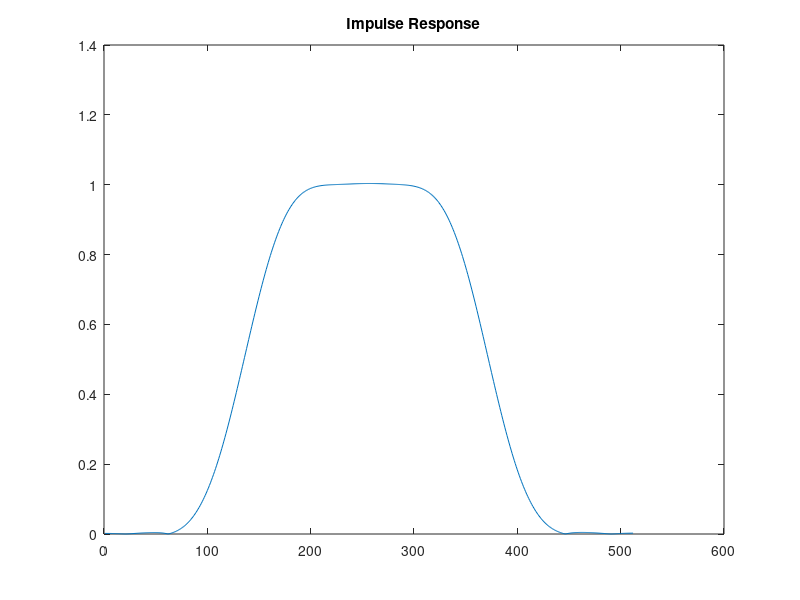

This chart was generated by the following MATLAB code:
clear all;
close all;
clc;

As=50;
Ap=1;
wc1=2*pi*1600/8000;
wc2=2*pi*2300/8000;
ws1=(2*pi*500)/8000;
ws2=(2*pi*3500)/8000;
wt=min(wc1-ws1,ws2-wc2);
wc1=(wc1+ws1)/2;
wc2=(wc2+ws2)/2;
M=ceil(6.6*pi/wt);
if M%2==0
    M=M+1;
end

h=0;

m=(M+1)/2;
for i=1:M
    if i==m
        h(i)=(wc2-wc1)/pi;
        continue;
    end
    h(i)=(0.54+0.46*cos(2*pi*(i-m)/(M-1)))*((sin(wc2*(i-m))-sin(wc1*(i-m)))/(pi*(i-m)));
end
plot(abs(freqz(h)))
title('Impulse Response');